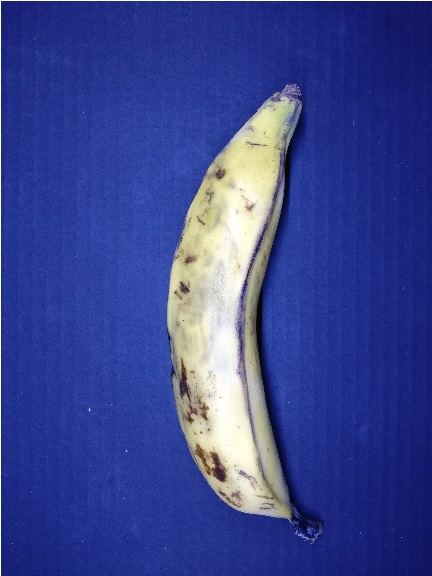
#> input picture python/codigos_finales/platano_reducido_2.jpg, 432 x 576 px
$ python prototipo2_sin_fun_minimum.py   (older library calls are emulated)
#> lines starting #> are read from the running program, lines starting #| are printed output that depends on the picture
from skimage import io
import matplotlib.pyplot as plt
import numpy as np
from skimage.color import rgb2grey
from skimage.morphology import disk
from skimage.filters.rank import minimum
from skimage.util import img_as_ubyte
from skimage.filters.rank import maximum
from time import time

def leer_imagen():
    imgc=io.imread("platano_reducido_2.jpg")
#> imgc is the input picture: shape (576, 432, 3); mean R, G, B 57.4, 69.3, 144.2
    # imgc=io.imread("170.jpg")

    return imgc
def leer_fondo():
    fondo=io.imread("fondo_REDUCIDO.jpg")
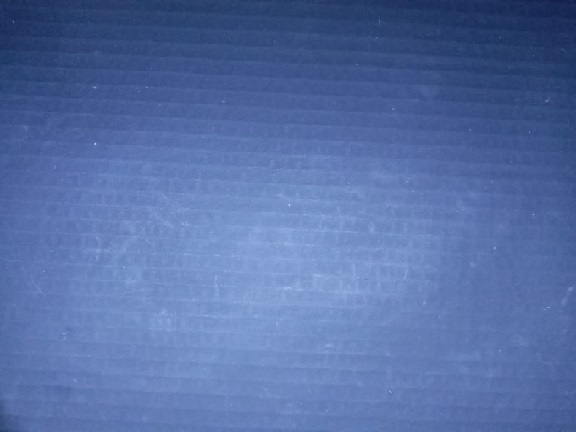
#> input picture python/codigos_finales/fondo_REDUCIDO.jpg, 576 x 432 px
#> fondo is the input picture: shape (432, 576, 3); mean R, G, B 86.4, 111, 165.7
    return fondo
def segmentar(img, fondo):
    n=img.shape
    s=np.zeros(n)
    vecr=np.zeros(1)
    vecg=np.zeros(1)
    i=0
    for x in range(200 , n[0]-200, 2):
        for y in range(50, n[1]-50):
            s[x][y]=img[x][y]- fondo[y][x]
            if s[x][y] <= 0.117:
                pass
            else:
                vecr = np.append(vecr, imgc[x][y][0])
                vecg = np.append(vecg, imgc[x][y][1])
    return vecr, vecg

def Suma_rojo(vecr):
    sumr = np.sum(vecr)
    return sumr
def Suma_verde(vecg):
    sumg = np.sum(vecg)
    return sumg

def umbral(sumr, sumg):
    if sumr >= (sumg-1000):
       print('maduro')
    else:
        print('verde')


#tiempo_i=time()
imgc=leer_imagen()
fondo=leer_fondo()
#print(imgc.shape)
img =  rgb2grey(imgc)
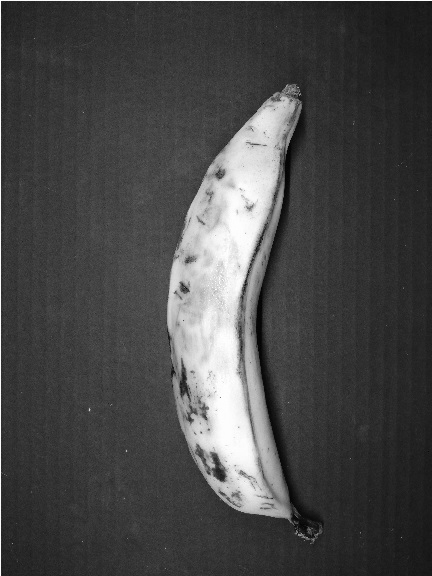
#> img: shape (576, 432) float64; min 0.000833, max 1, mean 0.283
fondo =  rgb2grey(fondo)
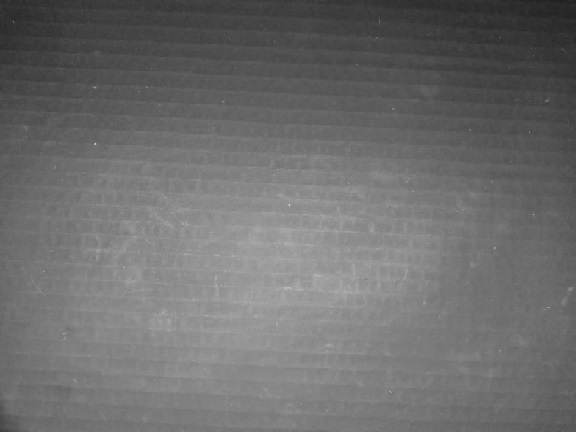
#> fondo: shape (432, 576) float64; min 0.119, max 0.828, mean 0.43

vecr, vecg=segmentar(img, fondo)
#> after the loop in segmentar, `for x in range(200 , n[0]-200, 2):`:
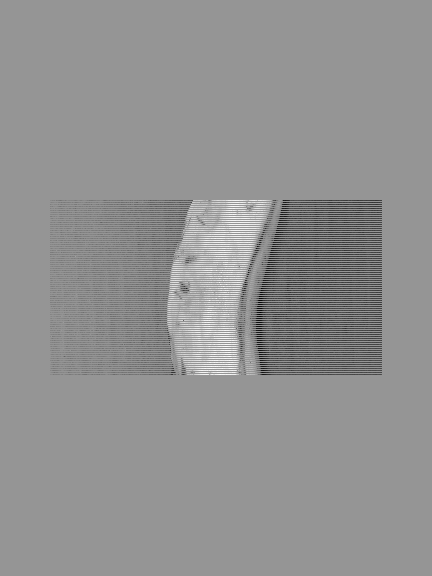
#> s: shape (576, 432) float64; min -0.645, max 0.456, mean -0.014; drawn with min black and max white
#> vecr = 6041 values, max 255 at index 35, min 0 at index 0, mean 222.7; vecg = 6041 values, max 255 at index 565, min 0 at index 0, mean 219.5


sumr=Suma_rojo(vecr)
#> in Suma_rojo, `sumr = np.sum(vecr)`: sumr = 1345279
#> sumr = 1345279
sumg=Suma_verde(vecg)
#> in Suma_verde, `sumg = np.sum(vecg)`: sumg = 1325780
#> sumg = 1325780

umbral(sumr, sumg)

# [4 lines of commented-out code are left out]

#> (the run stopped early here; a loop or call above may not have finished)
